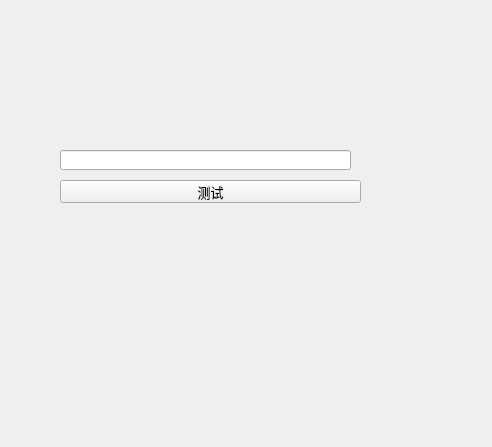
<?xml version="1.0" encoding="UTF-8"?>
<ui version="4.0">
 <class>Form</class>
 <widget class="QWidget" name="Form">
  <property name="geometry">
   <rect>
    <x>0</x>
    <y>0</y>
    <width>492</width>
    <height>447</height>
   </rect>
  </property>
  <property name="font">
   <font>
    <family>微软雅黑</family>
    <pointsize>10</pointsize>
   </font>
  </property>
  <property name="windowTitle">
   <string>Form</string>
  </property>
  <widget class="QPushButton" name="btn_test">
   <property name="geometry">
    <rect>
     <x>60</x>
     <y>180</y>
     <width>301</width>
     <height>23</height>
    </rect>
   </property>
   <property name="text">
    <string>测试</string>
   </property>
  </widget>
  <widget class="QLineEdit" name="lineEdit">
   <property name="geometry">
    <rect>
     <x>60</x>
     <y>150</y>
     <width>291</width>
     <height>20</height>
    </rect>
   </property>
  </widget>
 </widget>
 <resources/>
 <connections/>
</ui>
